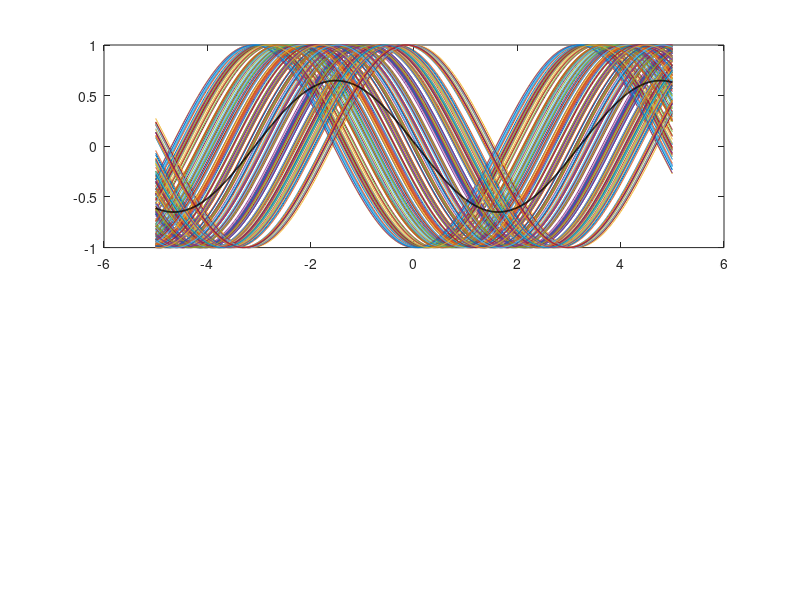

This chart was generated by the following MATLAB code: (Note: this script raises an error after producing the figure.)
%%
close all;
clear;

A0 = 1;
w0 = 1;

N = 2e2;

theta_dist = makedist('Uniform', 'lower', 0, 'upper', pi);


theta_samples = random(theta_dist, 1, N);

time_vec = -5:.01:5;
time_mat = repmat(time_vec, N, 1);
y_mat = A0*cos(w0*time_mat + theta_samples.');

% Theoretical Average:
y_bar = -2*A0/pi * sin(w0*time_vec);

subplot(2,1,1);
plot(time_vec, y_mat);
hold on;
plot(time_vec, 1/N * sum(y_mat), 'k-', 'LineWidth', 1.2);
plot(time_vec, y_bar, 'r-', 'LineWidth', 10, 'Color', [1, 0, 0, .3]);

ax2 = subplot(2,1,2);
hold on;
plot(time_vec, y_bar, 'r-', 'LineWidth', 10, 'Color', [1, 0, 0, .3], 'Tag', 'TheoreticalAvgPlot');
avg_plt = plot(nan, nan, 'k-', 'LineWidth', 1.5, 'Tag', 'AvgPlot');
for i=1:N
    plot(time_vec, y_mat(i,:), 'Color', 'g');
    ax2.Children = circshift(ax2.Children, -1);
    set(avg_plt, 'XData', time_vec, 'YData', 1/i * sum(y_mat(1:i, :), 1));

    pause(1e-4);
end




